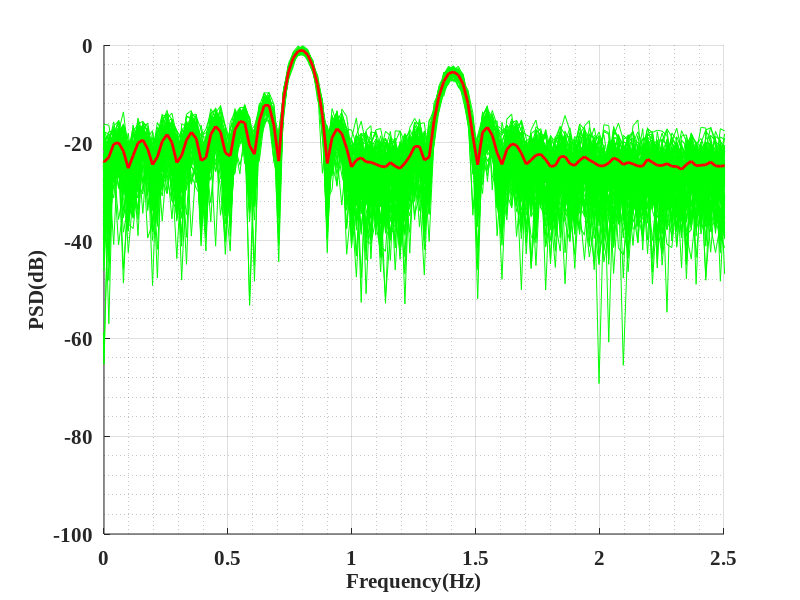
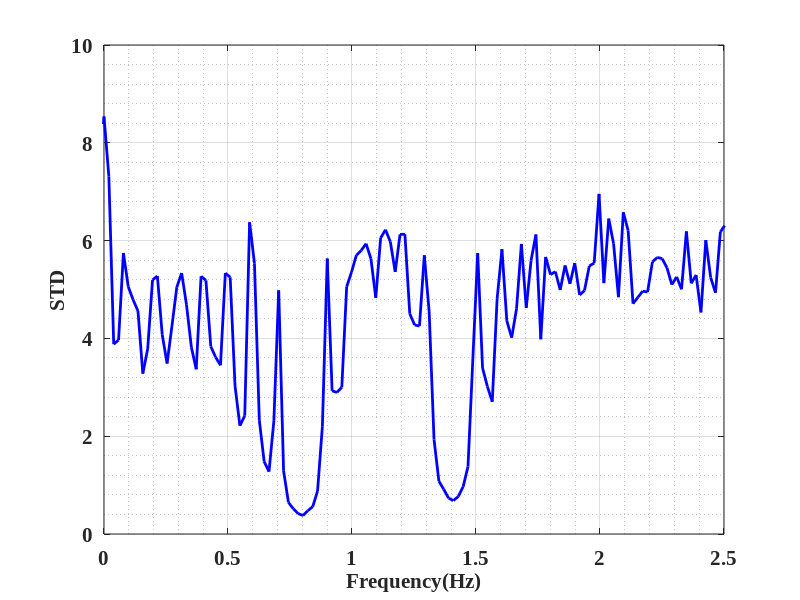

These figures' MATLAB source, in order:
clear all; close all; clc;

A = [0.5 0.3 ];
f = [0.8 1.4];
fs = 10; %sampling frequency
n = 0:1/(2*fs):10;
L = 512;
%generate the input signal
signal = A(1).*sin(2*pi*f(1)*n) + A(2).*sin(2*pi*f(2).*n);
Signal = [signal zeros(1,L-length(n))];
P_total = [];
figure(1);
for i = 1:100
    noise_sig = awgn(Signal,5,'measured');
    %correlation
    [r_biased, lag_biased] = xcorr(noise_sig, 'biased');
    acf_r_biased = ifftshift(r_biased);
    f_normalized = lag_biased./max(lag_biased);
    P_biased = real(fftshift(fft(acf_r_biased)))/(2*pi);
    hold on;
    plot(f_normalized*fs,pow2db(P_biased),'g','LineWidth', 0.5);
    P_total = [P_total; P_biased];
    grid on;
end

P_mean = real(mean(P_total));
plot(f_normalized*fs,pow2db(P_mean),'r','LineWidth',2);
set(gca,'FontSize',15,'Fontname', 'Times New Roman','FontWeight','bold');
xlabel("Frequency(Hz)",'FontSize',15,'FontWeight','bold');
ylabel("PSD(dB)",'FontSize',15,'FontWeight','bold');
grid on; grid minor;
xlim([0.0, 2.5]);

%standard deviation
figure(2);
P_std = std(pow2db(real(P_total)));
plot(f_normalized*fs,P_std,'b','LineWidth',2);
xlim([0.0, 2.5]);
set(gca,'FontSize',15,'Fontname', 'Times New Roman','FontWeight','bold');
xlabel("Frequency(Hz)",'FontSize',15,'FontWeight','bold');
ylabel("STD",'FontSize',15,'FontWeight','bold');
grid on; grid minor;